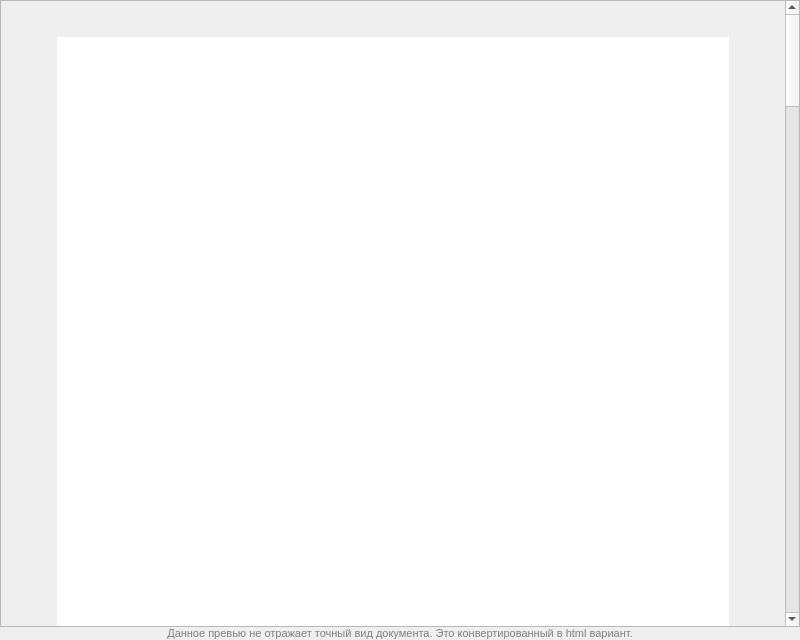
<?xml version="1.0" encoding="UTF-8"?>
<ui version="4.0">
 <class>WordPreviewWindow</class>
 <widget class="QWidget" name="WordPreviewWindow">
  <property name="geometry">
   <rect>
    <x>0</x>
    <y>0</y>
    <width>800</width>
    <height>640</height>
   </rect>
  </property>
  <property name="windowTitle">
   <string>Превью</string>
  </property>
  <property name="windowIcon">
   <iconset resource="../resources/resources.qrc">
    <normaloff>:/images/pngs/main-icon.png</normaloff>:/images/pngs/main-icon.png</iconset>
  </property>
  <layout class="QVBoxLayout" name="vl_main">
   <property name="spacing">
    <number>0</number>
   </property>
   <property name="leftMargin">
    <number>0</number>
   </property>
   <property name="topMargin">
    <number>0</number>
   </property>
   <property name="rightMargin">
    <number>0</number>
   </property>
   <property name="bottomMargin">
    <number>0</number>
   </property>
   <item>
    <widget class="QScrollArea" name="sa_docx_html_preview">
     <property name="focusPolicy">
      <enum>Qt::WheelFocus</enum>
     </property>
     <property name="verticalScrollBarPolicy">
      <enum>Qt::ScrollBarAlwaysOn</enum>
     </property>
     <property name="horizontalScrollBarPolicy">
      <enum>Qt::ScrollBarAlwaysOff</enum>
     </property>
     <property name="sizeAdjustPolicy">
      <enum>QAbstractScrollArea::AdjustIgnored</enum>
     </property>
     <property name="widgetResizable">
      <bool>true</bool>
     </property>
     <widget class="QWidget" name="w1_docx_html_preview">
      <property name="geometry">
       <rect>
        <x>0</x>
        <y>0</y>
        <width>785</width>
        <height>7850</height>
       </rect>
      </property>
      <property name="styleSheet">
       <string notr="true">margin: 36px 56px;</string>
      </property>
      <layout class="QVBoxLayout" name="v1_docx_html_preview">
       <property name="spacing">
        <number>0</number>
       </property>
       <property name="leftMargin">
        <number>0</number>
       </property>
       <property name="topMargin">
        <number>0</number>
       </property>
       <property name="rightMargin">
        <number>0</number>
       </property>
       <property name="bottomMargin">
        <number>0</number>
       </property>
       <item>
        <widget class="QWidget" name="w2_docx_html_preview" native="true">
         <property name="styleSheet">
          <string notr="true">background-color: white;</string>
         </property>
         <layout class="QVBoxLayout" name="vl2_docx_html_preview">
          <property name="spacing">
           <number>0</number>
          </property>
          <property name="leftMargin">
           <number>0</number>
          </property>
          <property name="topMargin">
           <number>0</number>
          </property>
          <property name="rightMargin">
           <number>0</number>
          </property>
          <property name="bottomMargin">
           <number>0</number>
          </property>
          <item>
           <widget class="QTextEdit" name="te_docx_html_preview">
            <property name="enabled">
             <bool>true</bool>
            </property>
            <property name="minimumSize">
             <size>
              <width>0</width>
              <height>7850</height>
             </size>
            </property>
            <property name="focusPolicy">
             <enum>Qt::NoFocus</enum>
            </property>
            <property name="styleSheet">
             <string notr="true">background-color: white; color: black; padding: 12px 48px; border: 0;</string>
            </property>
            <property name="verticalScrollBarPolicy">
             <enum>Qt::ScrollBarAlwaysOff</enum>
            </property>
            <property name="horizontalScrollBarPolicy">
             <enum>Qt::ScrollBarAlwaysOff</enum>
            </property>
            <property name="sizeAdjustPolicy">
             <enum>QAbstractScrollArea::AdjustToContents</enum>
            </property>
            <property name="readOnly">
             <bool>true</bool>
            </property>
           </widget>
          </item>
         </layout>
        </widget>
       </item>
      </layout>
     </widget>
    </widget>
   </item>
   <item>
    <widget class="QLabel" name="l_description">
     <property name="styleSheet">
      <string notr="true">color: gray; font-size: 11px;</string>
     </property>
     <property name="text">
      <string>Данное превью не отражает точный вид документа. Это конвертированный в html вариант.</string>
     </property>
     <property name="alignment">
      <set>Qt::AlignCenter</set>
     </property>
     <property name="wordWrap">
      <bool>true</bool>
     </property>
     <property name="margin">
      <number>6</number>
     </property>
    </widget>
   </item>
  </layout>
 </widget>
 <resources>
  <include location="../resources/resources.qrc"/>
 </resources>
 <connections/>
</ui>
